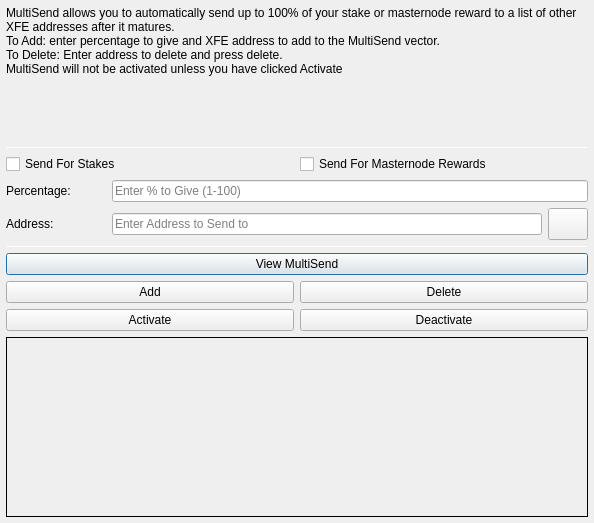
<?xml version="1.0" encoding="UTF-8"?>
<ui version="4.0">
 <class>MultiSendDialog</class>
 <widget class="QDialog" name="MultiSendDialog">
  <property name="windowModality">
   <enum>Qt::NonModal</enum>
  </property>
  <property name="geometry">
   <rect>
    <x>0</x>
    <y>0</y>
    <width>594</width>
    <height>523</height>
   </rect>
  </property>
  <property name="windowTitle">
   <string>MultiSend</string>
  </property>
  <layout class="QVBoxLayout" name="verticalLayout" stretch="0">
   <property name="leftMargin">
    <number>6</number>
   </property>
   <property name="topMargin">
    <number>6</number>
   </property>
   <property name="rightMargin">
    <number>6</number>
   </property>
   <property name="bottomMargin">
    <number>6</number>
   </property>
   <item>
    <layout class="QVBoxLayout" name="verticalLayout_Main" stretch="1,1,1,1,1,1">
     <item>
      <widget class="QLabel" name="label_2">
       <property name="lineWidth">
        <number>1</number>
       </property>
       <property name="text">
        <string>MultiSend allows you to automatically send up to 100% of your stake or masternode reward to a list of other XFE addresses after it matures.
To Add: enter percentage to give and XFE address to add to the MultiSend vector.
To Delete: Enter address to delete and press delete.
MultiSend will not be activated unless you have clicked Activate</string>
       </property>
       <property name="alignment">
        <set>Qt::AlignLeading|Qt::AlignLeft|Qt::AlignTop</set>
       </property>
       <property name="wordWrap">
        <bool>true</bool>
       </property>
      </widget>
     </item>
     <item>
      <widget class="Line" name="line">
       <property name="minimumSize">
        <size>
         <width>0</width>
         <height>1</height>
        </size>
       </property>
       <property name="maximumSize">
        <size>
         <width>16777215</width>
         <height>1</height>
        </size>
       </property>
       <property name="orientation">
        <enum>Qt::Horizontal</enum>
       </property>
      </widget>
     </item>
     <item>
      <layout class="QVBoxLayout" name="verticalLayout_Settings">
       <item>
        <layout class="QHBoxLayout" name="horizontalLayout">
         <item>
          <widget class="QCheckBox" name="multiSendStakeCheckBox">
           <property name="text">
            <string>Send For Stakes</string>
           </property>
          </widget>
         </item>
         <item>
          <widget class="QCheckBox" name="multiSendMasternodeCheckBox">
           <property name="text">
            <string>Send For Masternode Rewards</string>
           </property>
          </widget>
         </item>
        </layout>
       </item>
       <item>
        <layout class="QHBoxLayout" name="horizontalLayout_6">
         <item>
          <widget class="QLabel" name="label">
           <property name="minimumSize">
            <size>
             <width>100</width>
             <height>0</height>
            </size>
           </property>
           <property name="toolTip">
            <string>Percentage of stake to send</string>
           </property>
           <property name="text">
            <string>Percentage:</string>
           </property>
          </widget>
         </item>
         <item>
          <widget class="QLineEdit" name="multiSendPercentEdit">
           <property name="toolTip">
            <string>Enter whole numbers 1 - 100</string>
           </property>
           <property name="placeholderText">
            <string>Enter % to Give (1-100)</string>
           </property>
          </widget>
         </item>
        </layout>
       </item>
       <item>
        <layout class="QHBoxLayout" name="horizontalLayout_7">
         <item>
          <widget class="QLabel" name="label_5">
           <property name="minimumSize">
            <size>
             <width>100</width>
             <height>0</height>
            </size>
           </property>
           <property name="toolTip">
            <string>Address to send portion of stake to</string>
           </property>
           <property name="text">
            <string>Address:</string>
           </property>
          </widget>
         </item>
         <item>
          <widget class="QLineEdit" name="multiSendAddressEdit">
           <property name="toolTip">
            <string/>
           </property>
           <property name="placeholderText">
            <string>Enter Address to Send to</string>
           </property>
          </widget>
         </item>
         <item>
          <widget class="QPushButton" name="addressBookButton">
           <property name="maximumSize">
            <size>
             <width>16777215</width>
             <height>32</height>
            </size>
           </property>
           <property name="toolTip">
            <string>Choose an address from the address book</string>
           </property>
           <property name="text">
            <string/>
           </property>
           <property name="icon">
            <iconset resource="../feirm.qrc">
             <normaloff>:/icons/address-book</normaloff>:/icons/address-book</iconset>
           </property>
           <property name="shortcut">
            <string>Alt+A</string>
           </property>
           <property name="autoDefault">
            <bool>false</bool>
           </property>
          </widget>
         </item>
        </layout>
       </item>
      </layout>
     </item>
     <item>
      <widget class="Line" name="line_2">
       <property name="minimumSize">
        <size>
         <width>0</width>
         <height>1</height>
        </size>
       </property>
       <property name="maximumSize">
        <size>
         <width>16777215</width>
         <height>1</height>
        </size>
       </property>
       <property name="orientation">
        <enum>Qt::Horizontal</enum>
       </property>
      </widget>
     </item>
     <item>
      <layout class="QVBoxLayout" name="verticalLayout_Buttons">
       <item>
        <layout class="QHBoxLayout" name="horizontalLayout_4">
         <item>
          <widget class="QPushButton" name="viewButton">
           <property name="toolTip">
            <string/>
           </property>
           <property name="statusTip">
            <string>View MultiSend Vector</string>
           </property>
           <property name="text">
            <string>View MultiSend</string>
           </property>
          </widget>
         </item>
        </layout>
       </item>
       <item>
        <layout class="QHBoxLayout" name="horizontalLayout_2">
         <item>
          <widget class="QPushButton" name="addButton">
           <property name="toolTip">
            <string/>
           </property>
           <property name="statusTip">
            <string>Add to MultiSend Vector</string>
           </property>
           <property name="text">
            <string>Add</string>
           </property>
          </widget>
         </item>
         <item>
          <widget class="QPushButton" name="deleteButton">
           <property name="toolTip">
            <string/>
           </property>
           <property name="statusTip">
            <string>Delete Address From MultiSend Vector</string>
           </property>
           <property name="text">
            <string>Delete</string>
           </property>
          </widget>
         </item>
        </layout>
       </item>
       <item>
        <layout class="QHBoxLayout" name="horizontalLayout_5">
         <item>
          <widget class="QPushButton" name="activateButton">
           <property name="statusTip">
            <string>Activate MultiSend</string>
           </property>
           <property name="text">
            <string>Activate</string>
           </property>
          </widget>
         </item>
         <item>
          <widget class="QPushButton" name="disableButton">
           <property name="statusTip">
            <string>Deactivate MultiSend</string>
           </property>
           <property name="text">
            <string>Deactivate</string>
           </property>
          </widget>
         </item>
        </layout>
       </item>
      </layout>
     </item>
     <item>
      <widget class="QLabel" name="message">
       <property name="minimumSize">
        <size>
         <width>0</width>
         <height>180</height>
        </size>
       </property>
       <property name="frameShape">
        <enum>QFrame::Panel</enum>
       </property>
       <property name="frameShadow">
        <enum>QFrame::Plain</enum>
       </property>
       <property name="lineWidth">
        <number>1</number>
       </property>
       <property name="midLineWidth">
        <number>1</number>
       </property>
       <property name="text">
        <string/>
       </property>
       <property name="alignment">
        <set>Qt::AlignLeading|Qt::AlignLeft|Qt::AlignTop</set>
       </property>
       <property name="wordWrap">
        <bool>true</bool>
       </property>
      </widget>
     </item>
    </layout>
   </item>
  </layout>
 </widget>
 <resources>
  <include location="../feirm.qrc"/>
 </resources>
 <connections/>
</ui>
